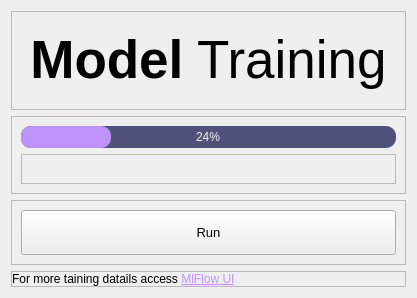
                     <widget class="QWidget" name="train">
                      <property name="styleSheet">
                       <string notr="true"/>
                      </property>
                      <layout class="QVBoxLayout" name="verticalLayout_21">
                       <item>
                        <widget class="QFrame" name="frame_title_tr">
                         <property name="frameShape">
                          <enum>QFrame::StyledPanel</enum>
                         </property>
                         <property name="frameShadow">
                          <enum>QFrame::Raised</enum>
                         </property>
                         <layout class="QVBoxLayout" name="verticalLayout_22">
                          <item>
                           <widget class="QFrame" name="frame_2">
                            <property name="frameShape">
                             <enum>QFrame::NoFrame</enum>
                            </property>
                            <property name="frameShadow">
                             <enum>QFrame::Raised</enum>
                            </property>
                            <layout class="QVBoxLayout" name="verticalLayout_23">
                             <item>
                              <widget class="QLabel" name="title_tr">
                               <property name="font">
                                <font>
                                 <family>Segoe UI</family>
                                 <pointsize>10</pointsize>
                                 <italic>false</italic>
                                 <bold>false</bold>
                                </font>
                               </property>
                               <property name="text">
                                <string>&lt;html&gt;&lt;head/&gt;&lt;body&gt;&lt;p align=&quot;center&quot;&gt;&lt;span style=&quot; font-size:40pt; font-weight:700;&quot;&gt;Model&lt;/span&gt;&lt;span style=&quot; font-size:40pt;&quot;&gt; Training&lt;/span&gt;&lt;/p&gt;&lt;/body&gt;&lt;/html&gt;</string>
                               </property>
                              </widget>
                             </item>
                            </layout>
                           </widget>
                          </item>
                         </layout>
                        </widget>
                       </item>
                       <item>
                        <widget class="QFrame" name="frame_progress_tr">
                         <property name="maximumSize">
                          <size>
                           <width>16777215</width>
                           <height>80</height>
                          </size>
                         </property>
                         <property name="frameShape">
                          <enum>QFrame::StyledPanel</enum>
                         </property>
                         <property name="frameShadow">
                          <enum>QFrame::Raised</enum>
                         </property>
                         <layout class="QVBoxLayout" name="verticalLayout_24">
                          <item>
                           <widget class="QProgressBar" name="progress_tr">
                            <property name="styleSheet">
                             <string notr="true">QProgressBar{
	font-size: 12px;
	background-color: rgb(81, 82, 124);
	color: rgb(241, 241, 241);
	border-style: none;
	border-radius: 10px;
	text-align: center;
}

QProgressBar::chunk {
    background-color: rgb(189, 147, 249);
	border-radius: 10px;
}</string>
                            </property>
                            <property name="value">
                             <number>24</number>
                            </property>
                           </widget>
                          </item>
                          <item>
                           <widget class="QFrame" name="frame_16">
                            <property name="minimumSize">
                             <size>
                              <width>0</width>
                              <height>0</height>
                             </size>
                            </property>
                            <property name="frameShape">
                             <enum>QFrame::StyledPanel</enum>
                            </property>
                            <property name="frameShadow">
                             <enum>QFrame::Raised</enum>
                            </property>
                            <layout class="QHBoxLayout" name="horizontalLayout_13">
                             <property name="spacing">
                              <number>0</number>
                             </property>
                             <property name="leftMargin">
                              <number>0</number>
                             </property>
                             <property name="topMargin">
                              <number>0</number>
                             </property>
                             <property name="rightMargin">
                              <number>0</number>
                             </property>
                             <property name="bottomMargin">
                              <number>0</number>
                             </property>
                             <item>
                              <widget class="QLabel" name="label_progress_tr">
                               <property name="text">
                                <string>&lt;html&gt;&lt;head/&gt;&lt;body&gt;&lt;p&gt;&lt;br/&gt;&lt;/p&gt;&lt;/body&gt;&lt;/html&gt;</string>
                               </property>
                              </widget>
                             </item>
                             <item>
                              <widget class="QLabel" name="label_suffix_tr">
                               <property name="text">
                                <string>&lt;html&gt;&lt;head/&gt;&lt;body&gt;&lt;p align=&quot;right&quot;&gt;&lt;br/&gt;&lt;/p&gt;&lt;/body&gt;&lt;/html&gt;</string>
                               </property>
                              </widget>
                             </item>
                            </layout>
                           </widget>
                          </item>
                         </layout>
                        </widget>
                       </item>
                       <item>
                        <widget class="QFrame" name="frame_run_tr">
                         <property name="frameShape">
                          <enum>QFrame::StyledPanel</enum>
                         </property>
                         <property name="frameShadow">
                          <enum>QFrame::Raised</enum>
                         </property>
                         <layout class="QVBoxLayout" name="verticalLayout_25">
                          <item>
                           <widget class="QPushButton" name="btn_run_tr">
                            <property name="minimumSize">
                             <size>
                              <width>0</width>
                              <height>45</height>
                             </size>
                            </property>
                            <property name="font">
                             <font>
                              <family>Segoe UI</family>
                              <pointsize>10</pointsize>
                              <italic>false</italic>
                              <bold>false</bold>
                             </font>
                            </property>
                            <property name="text">
                             <string>Run</string>
                            </property>
                           </widget>
                          </item>
                         </layout>
                        </widget>
                       </item>
                       <item>
                        <widget class="QFrame" name="frame_mlf">
                         <property name="maximumSize">
                          <size>
                           <width>16777215</width>
                           <height>30</height>
                          </size>
                         </property>
                         <property name="frameShape">
                          <enum>QFrame::StyledPanel</enum>
                         </property>
                         <property name="frameShadow">
                          <enum>QFrame::Raised</enum>
                         </property>
                         <layout class="QHBoxLayout" name="horizontalLayout_5">
                          <property name="spacing">
                           <number>0</number>
                          </property>
                          <property name="leftMargin">
                           <number>0</number>
                          </property>
                          <property name="topMargin">
                           <number>0</number>
                          </property>
                          <property name="rightMargin">
                           <number>0</number>
                          </property>
                          <property name="bottomMargin">
                           <number>0</number>
                          </property>
                          <item>
                           <widget class="QLabel" name="link_mlf">
                            <property name="text">
                             <string>&lt;html&gt;&lt;head/&gt;&lt;body&gt;&lt;p&gt;For more taining datails access &lt;a href=&quot;http://127.0.0.1:5000&quot;&gt;&lt;span style=&quot; text-decoration: underline; color:#bd93f9;&quot;&gt;MlFlow UI&lt;/span&gt;&lt;/a&gt;&lt;/p&gt;&lt;/body&gt;&lt;/html&gt;</string>
                            </property>
                            <property name="openExternalLinks">
                             <bool>true</bool>
                            </property>
                           </widget>
                          </item>
                         </layout>
                        </widget>
                       </item>
                      </layout>
                     </widget>
